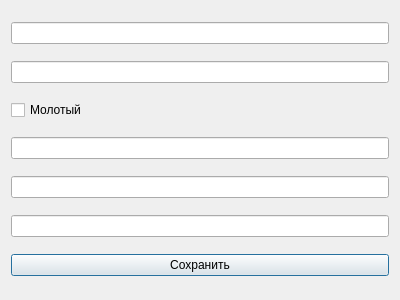
<ui version="4.0">
 <class>AddEditCoffeeForm</class>
 <widget class="QDialog" name="AddEditCoffeeForm">
  <property name="geometry">
   <rect>
    <x>100</x>
    <y>100</y>
    <width>400</width>
    <height>300</height>
   </rect>
  </property>
  <property name="windowTitle">
   <string>Добавить/Редактировать кофе</string>
  </property>
  <layout class="QVBoxLayout" name="verticalLayout">
   <item>
    <widget class="QLineEdit" name="nameEdit"/>
   </item>
   <item>
    <widget class="QLineEdit" name="roastEdit"/>
   </item>
   <item>
    <widget class="QCheckBox" name="groundCheck">
     <property name="text">
      <string>Молотый</string>
     </property>
    </widget>
   </item>
   <item>
    <widget class="QLineEdit" name="descriptionEdit"/>
   </item>
   <item>
    <widget class="QLineEdit" name="priceEdit"/>
   </item>
   <item>
    <widget class="QLineEdit" name="volumeEdit"/>
   </item>
   <item>
    <widget class="QPushButton" name="saveButton">
     <property name="text">
      <string>Сохранить</string>
     </property>
    </widget>
   </item>
  </layout>
 </widget>
</ui>
